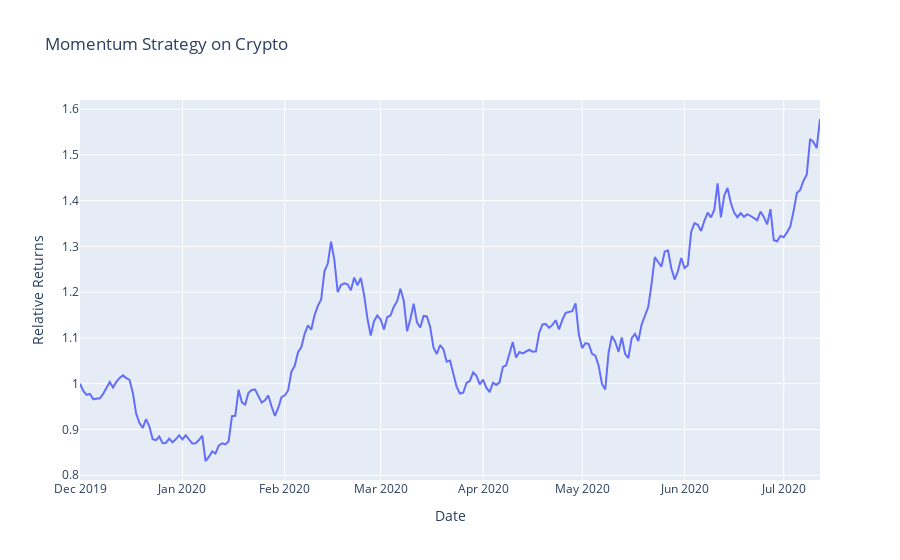

Write notebook code for a chart like this one.
### Code cell
fig = go.Figure()
idx = mu.portfolio_return.index
fig.add_trace(go.Scatter(x=idx, y=mu.portfolio_return['Returns'], name="EG"))
fig.update_layout(title='Momentum Strategy on Crypto', xaxis_title='Date', yaxis_title='Relative Returns')
fig.show()

### Figure 1 — Plotly figure (JSON) as saved in the notebook; plotly's stock layout.template omitted (floating-point values rounded to 4 significant figures; data arrays with more than 128 entries replaced by an {"elided": "..."} marker saying what was removed)
{"data": [{"name": "EG", "type": "scatter", "x": {"elided": "225 str values"}, "y": {"elided": "225 float values"}}], "layout": {"title": {"text": "Momentum Strategy on Crypto"}, "xaxis": {"title": {"text": "Date"}}, "yaxis": {"title": {"text": "Relative Returns"}}}}
